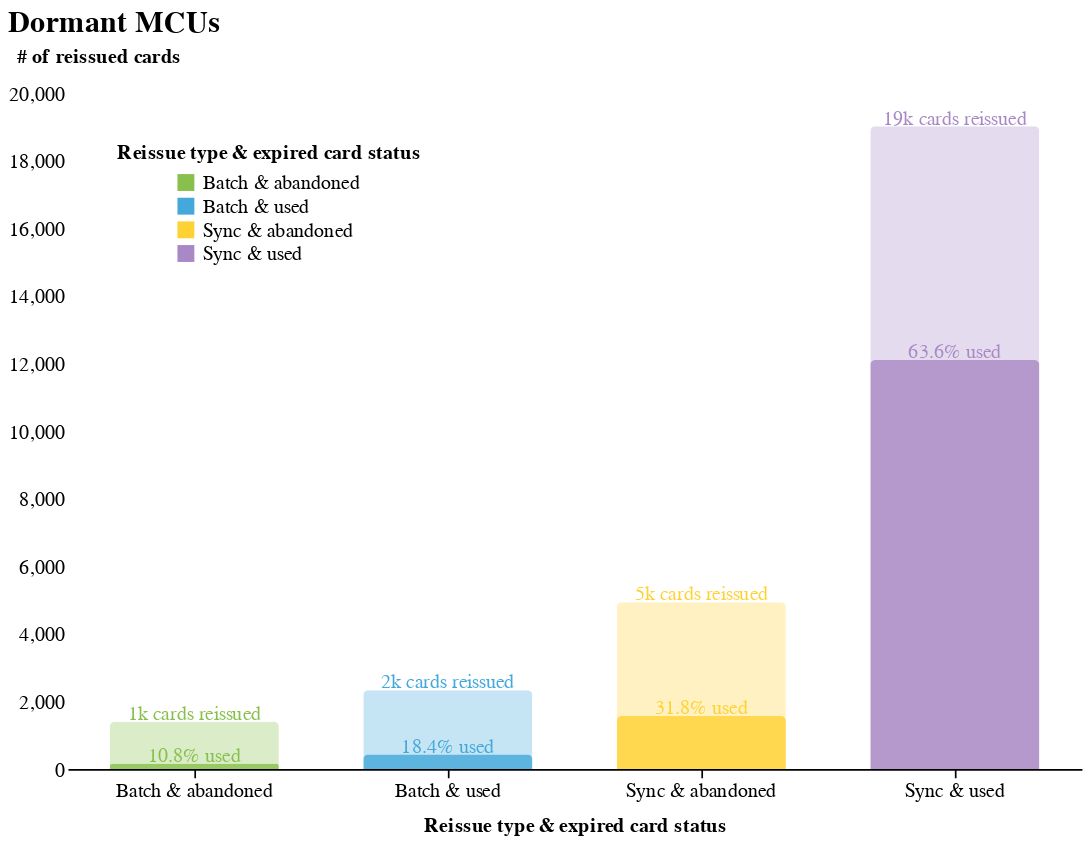

Notebook source saved alongside this figure:
### Markdown cell above
For Sporadic/Undecided MCUs - only synch reissue where the old card was recently used has a good return to usage ratio. Batch reissue and used cards and sync reissue but abandoned cards return to usage at 39% and 32% respectively. Both are higher than our threshold of 30%. This suggests that we should send notification to all Sporadic/Undecided MCUs and then batch reissue only where the old card was used.

## 2.3. Dormant MCUs <a name="dormant_mcu"></a>
Let's now look at Dormant MCUs who have been inactive for less than 6 months before the card reissue. Usually a part of these customers will return to <b>Sporadic</b> category, and the other part is on their way to <b>Lapsed</b>.

### Code cell
mcu_category_chart("Dormant", 20000)

### Figure 1 — Vega-Lite specification as saved in the notebook (floating-point values rounded to 4 significant figures)
{"width": 600, "height": 400, "config": {"title": {"fontSize": 18, "font": "Karla", "anchor": "start", "fontColor": "#000000"}, "axisX": {"domain": true, "domainColor": "#000000", "domainWidth": 1, "grid": false, "labelFont": "Montserrat", "labelFontSize": 12, "labelAngle": 0, "tickColor": "#000000", "tickSize": 5, "titleFont": "Karla", "titleFontSize": 12, "titlePadding": 10, "title": "X Axis Title (units)"}, "axisY": {"domain": false, "grid": true, "gridColor": "#DEDDDD", "gridWidth": 1, "labelFont": "Montserrat", "labelFontSize": 12, "labelAngle": 0, "ticks": false, "titleFont": "Karla", "titleFontSize": 12, "titlePadding": 10, "title": "Y Axis Title (units)", "titleAngle": 0, "titleY": -15, "titleX": 18}, "range": {"category": ["#88C04D", "#44A8DA", "#FED234", "#A989C5", "#066696", "#FC97C2", "#FF8360", "#B7ABC2"], "diverging": ["#cfe8f3", "#a2d4ec", "#73bfe2", "#46abdb", "#1696d2", "#12719e"]}, "legend": {"labelFont": "Montserrat", "labelFontSize": 12, "symbolType": "square", "symbolSize": 100, "titleFont": "Karla", "titleFontSize": 12, "title": "", "orient": "none", "direction": "horizontal", "titleAnchor": "middle"}, "view": {"stroke": "transparent"}, "background": "#fff", "area": {"fill": "#88C04D"}, "line": {"color": "#88C04D", "stroke": "#88C04D", "strokeWidth": 2}, "trail": {"color": "#88C04D", "stroke": "#88C04D", "strokeWidth": 0, "size": 1}, "path": {"stroke": "#88C04D", "strokeWidth": 0.5}, "point": {"filled": true}, "text": {"font": "Montserrat", "color": "#88C04D", "fontSize": 11, "align": "right", "fontWeight": 400, "size": 11}, "bar": {"size": 40, "binSpacing": 1, "opacity": 0.8, "continuousBandSize": 30, "discreteBandSize": 30, "fill": "#88C04D", "stroke": false, "cornerRadiusTopLeft": 3, "cornerRadiusTopRight": 3}, "column": {"fontSize": 18, "font": "Karla", "anchor": "start", "fontColor": "#000000"}}, "layer": [{"layer": [{"mark": {"type": "bar", "size": 100}, "encoding": {"color": {"field": "category", "legend": {"direction": "vertical", "legendX": 30, "legendY": 30, "title": "Reissue type & expired card status"}, "type": "nominal"}, "order": {"field": "category", "type": "nominal"}, "x": {"axis": {"title": "Reissue type & expired card status"}, "field": "category", "type": "ordinal"}, "y": {"axis": null, "field": "used_cards", "scale": {"domain": [0, 20000]}, "type": "quantitative"}}}, {"mark": {"type": "text", "align": "center", "dx": 0, "dy": -5, "size": 12}, "encoding": {"color": {"field": "category", "legend": {"direction": "vertical", "legendX": 30, "legendY": 30, "title": "Reissue type & expired card status"}, "type": "nominal"}, "order": {"field": "category", "type": "nominal"}, "text": {"field": "usage_text", "type": "nominal"}, "x": {"axis": {"title": "Reissue type & expired card status"}, "field": "category", "type": "ordinal"}, "y": {"axis": null, "field": "used_cards", "scale": {"domain": [0, 20000]}, "type": "quantitative"}}}]}, {"layer": [{"mark": {"type": "bar", "opacity": 0.3, "size": 100}, "encoding": {"color": {"field": "category", "legend": null, "type": "nominal"}, "order": {"field": "category", "type": "nominal"}, "x": {"axis": {"title": "Reissue type & expired card status"}, "field": "category", "type": "ordinal"}, "y": {"axis": {"grid": false, "title": "# of reissued cards"}, "field": "cards", "scale": {"domain": [0, 20000]}, "type": "quantitative"}}}, {"mark": {"type": "text", "align": "center", "dx": 0, "dy": -5, "size": 12}, "encoding": {"color": {"field": "category", "legend": null, "type": "nominal"}, "order": {"field": "category", "type": "nominal"}, "text": {"field": "cards_text", "type": "nominal"}, "x": {"axis": {"title": "Reissue type & expired card status"}, "field": "category", "type": "ordinal"}, "y": {"axis": {"grid": false, "title": "# of reissued cards"}, "field": "cards", "scale": {"domain": [0, 20000]}, "type": "quantitative"}}}]}, {"mark": "point", "encoding": {"opacity": {"value": 0}, "x": {"field": "category", "type": "ordinal"}}, "selection": {"selector006": {"type": "single", "nearest": true, "on": "mouseover", "fields": ["category"], "empty": "none"}}}], "data": {"name": "data-2066fed18a9c5c631f7d09b89245fc56"}, "resolve": {"scale": {"y": "independent"}}, "title": "Dormant MCUs", "$schema": "https://vega.github.io/schema/vega-lite/v4.17.0.json", "datasets": {"data-2066fed18a9c5c631f7d09b89245fc56": [{"mcu_category": "Dormant", "category": "Batch & abandoned", "cards": 1396, "used_cards": 151.0, "usage_rate": 0.1082, "cards_text": "1k cards reissued", "usage_text": "10.8% used", "used_card_share": 0.001362, "unused_card_share": 0.01093, "used_share_text": "0.1% of all used cards", "unused_share_text": "1.1% of all not-used cards"}, {"mcu_category": "Dormant", "category": "Sync & used", "cards": 19015, "used_cards": 12100.0, "usage_rate": 0.6362, "cards_text": "19k cards reissued", "usage_text": "63.6% used", "used_card_share": 0.1091, "unused_card_share": 0.06072, "used_share_text": "10.9% of all used cards", "unused_share_text": "6.1% of all not-used cards"}, {"mcu_category": "Dormant", "category": "Sync & abandoned", "cards": 4934, "used_cards": 1567.0, "usage_rate": 0.3176, "cards_text": "5k cards reissued", "usage_text": "31.8% used", "used_card_share": 0.01414, "unused_card_share": 0.02955, "used_share_text": "1.4% of all used cards", "unused_share_text": "3% of all not-used cards"}, {"mcu_category": "Dormant", "category": "Batch & used", "cards": 2331, "used_cards": 428.0, "usage_rate": 0.1836, "cards_text": "2k cards reissued", "usage_text": "18.4% used", "used_card_share": 0.003861, "unused_card_share": 0.0167, "used_share_text": "0.4% of all used cards", "unused_share_text": "1.7% of all not-used cards"}]}}
